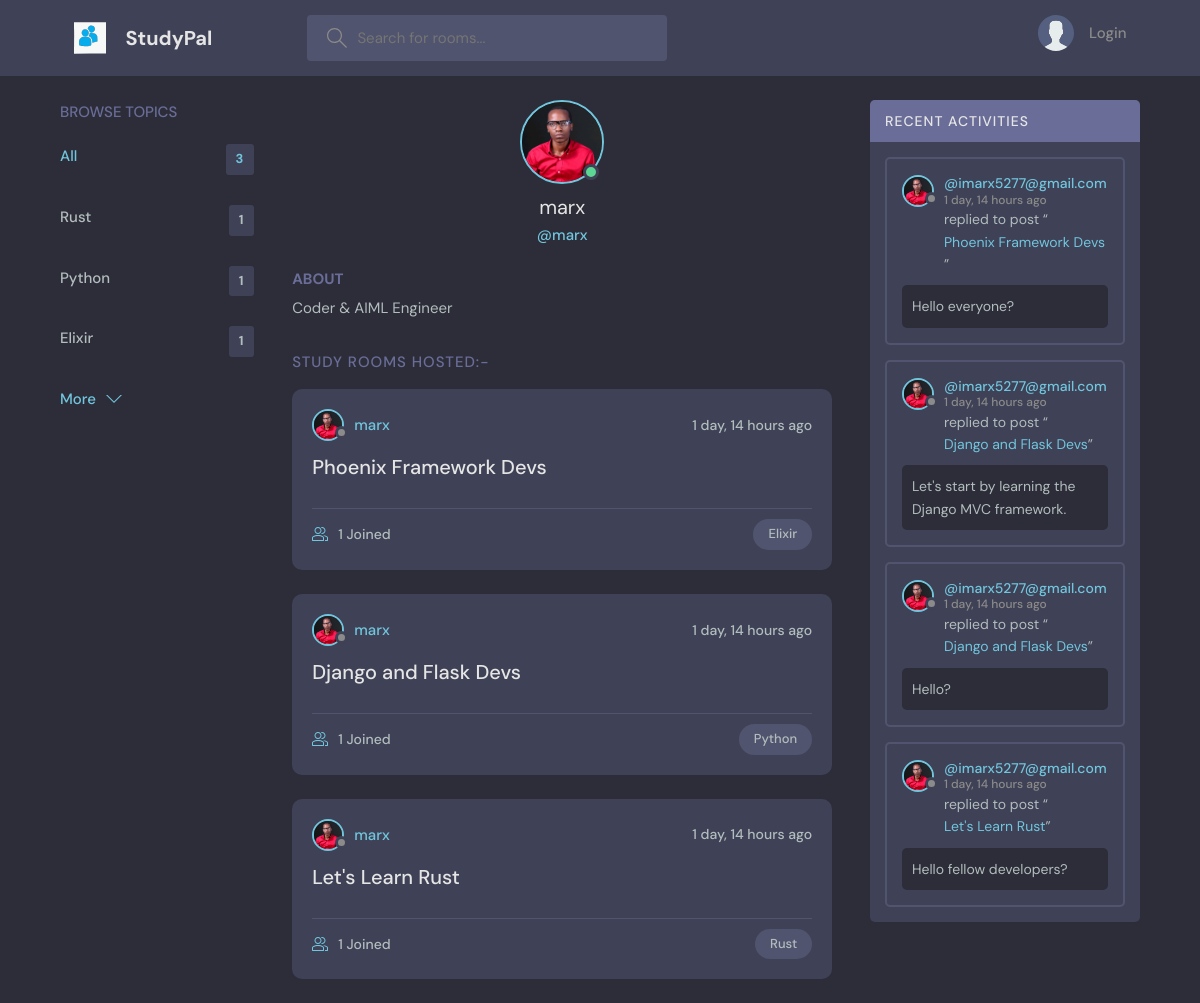
The page /profile/1 on the database as committed earlier.
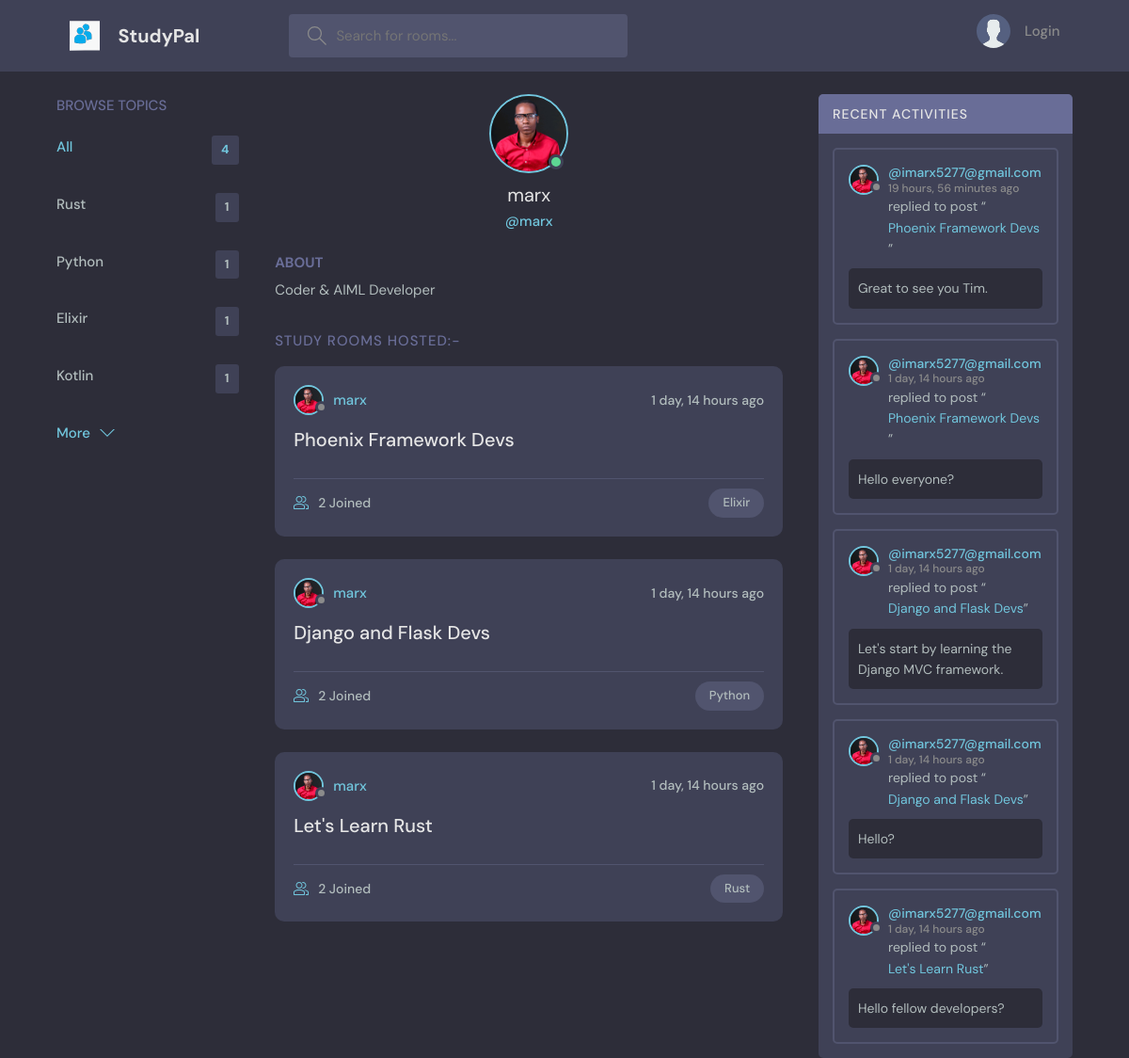
The same page on the database as committed later.
### base/models.py (models this page shows, shortened)
class Topic(models.Model):
    name = models.CharField(max_length=200)

class User(AbstractUser):
    name = models.CharField(max_length=200, null=True)
    email = models.EmailField(unique=True, null=True)
    bio = models.TextField(null=True)
    avatar = models.ImageField(null=True, default="avatar.svg")
    USERNAME_FIELD = 'email'
    REQUIRED_FIELDS = []

class Room(models.Model):
    host = models.ForeignKey(User, on_delete=models.SET_NULL, null=True)
    topic = models.ForeignKey(Topic, on_delete=models.SET_NULL, null=True)
    name = models.CharField(max_length=200)
    description = models.TextField(null = True, blank = True)
    participants = models.ManyToManyField(User, related_name='participants', blank=True)
    updated = models.DateTimeField(auto_now=True)
    created = models.DateTimeField(auto_now_add=True)
    class Meta:
        ordering = ['-updated', '-created']
    def __str__(self):
        return self.name

class Message(models.Model):
    user = models.ForeignKey(User, on_delete=models.CASCADE)
    room = models.ForeignKey(Room, on_delete=models.CASCADE)
    body = models.TextField()
    updated = models.DateTimeField(auto_now=True)
    created = models.DateTimeField(auto_now_add=True)
    class Meta:
        ordering = ['-updated', '-created'] #ordering new messages by the newest

### base/views.py (the view)
# urls.py: path('profile/<str:pk>', views.userProfile, name="user-profile"),
def userProfile(request, pk):
    user = User.objects.get(id=pk)
    rooms = user.room_set.all() # getting all the children of a specific object by using '_set.all()'
    room_messages = user.message_set.all()
    topics = Topic.objects.all() # we need to access all Topics inside of our profile component
    context = {'user': user, 'rooms': rooms, 'room_messages': room_messages, 'topics': topics}
    return render(request, 'base/profile.html', context)

### base/templates/base/profile.html (shortened to what this page needs)
{% extends 'main.html' %}
{% block content %}
  <main class="profile-page layout layout--3">
    <div class="container">
      {% include 'base/topics_component.html' %}
      <div class="roomList">
        <div class="profile">
          <div class="profile__avatar">
            <div class="avatar avatar--large active">
              <img src="{{user.avatar.url}}" />
            </div>
          </div>
          <div class="profile__info">
            <h3>{{user.username}}</h3>
            <p>@{{user.username}}</p>
          </div>
          <div class="profile__about">
            <h3>About</h3>
            <p>
              {{user.bio}}
            </p>
          </div>
        </div>
        <div class="roomList__header">
          <div>
            <h2>Study Rooms Hosted:-
            </h2>
          </div>
        </div>
        {% include 'base/feed_component.html' %}
      </div>
      {% include 'base/activity_component.html' %}
    </div>
  </main>
{% endblock content %}

### templates/main.html (shortened to what this page needs)
<!DOCTYPE html>
{% load static %}
<html lang="en">
  <head>
    <link rel="stylesheet" href="{% static 'styles/style.css' %}" />
  </head>
  <body>
    {% include 'navbar.html' %}
    {% block content %}
    {% endblock %}
  </body>
</html>

### templates/navbar.html (shortened to what this page needs)
{% load static %}
<header class="header header--loggedIn">
    <div class="container">
      <a href="{% url 'home' %}" class="header__logo">
        <img src="{%  static 'images/logo.svg' %}" />
        <h1>StudyPal</h1>
      </a>
      <form class="header__search" method="GET" action="{% url 'home' %}">
        <label>
          <input name="q" placeholder="Search for rooms..." />
        </label>
      </form>
      <nav class="header__menu">
        {% if request.user.is_authenticated %}
        <div class="header__user">
          <a href="{% url 'user-profile' request.user.id %}">
            <div class="avatar avatar--medium active">
              <img src="{{request.user.avatar.url}}" />
            </div>
            <p>{{request.user.username}} <span>@{{request.user.username}}</span></p>
          </a>
          <button class="dropdown-button">
            <svg version="1.1" xmlns="http://www.w3.org/2000/svg" width="32" height="32" viewBox="0 0 32 32">
              <title>chevron-down</title>
              <path d="M16 21l-13-13h-3l16 16 16-16h-3l-13 13z"></path>
            </svg>
          </button>
        </div>
        {% else %}
        <a href="{% url 'login' %}">
          <img src="{%  static 'images/avatar.svg' %}" />
          <p>Login</p>
        </a>
        {% endif %}
      </nav>
    </div>
  </header>

### base/templates/base/topics_component.html
<div class="topics">
    <div class="topics__header">
      <h2>Browse Topics</h2>
    </div>
    <ul class="topics__list">
      <li>
        <a href="{% url 'home' %}" class="active">All<span>{{topics.count}}</span></a>
      </li>
      {% for topic in topics %}
      <li>
        <a href="{% url 'home' %}?q={{topic.name}}">{{topic.name}}<span>{{topic.room_set.all.count}}</span></a>
      </li>
      {% endfor %}
    </ul>
    <a class="btn btn--link" href="{% url 'topics' %}">
      More
      <svg version="1.1" xmlns="http://www.w3.org/2000/svg" width="32" height="32" viewBox="0 0 32 32">
        <title>chevron-down</title>
        <path d="M16 21l-13-13h-3l16 16 16-16h-3l-13 13z"></path>
      </svg>
    </a>
  </div>

### base/templates/base/feed_component.html (shortened to what this page needs)
{% for room in rooms %}
<div class="roomListRoom">
  <div class="roomListRoom__header">
    <a href="{% url 'user-profile' room.host.id %}" class="roomListRoom__author">
      <div class="avatar avatar--small">
        <img src="{{room.host.avatar.url}}" />
      </div>
      <span>{{room.host.username}}</span>
    </a>
    <div class="roomListRoom__actions">
      <span>{{room.created|timesince}} ago</span>
    </div>
  </div>
  <div class="roomListRoom__content">
    <a href="{% url 'room' room.id %}">{{room.name}}</a>
  </div>
  <div class="roomListRoom__meta">
    <a href="{% url 'room' room.id %}" class="roomListRoom__joined">
      {{room.participants.all.count}} Joined
    </a>
    <p class="roomListRoom__topic">{{room.topic.name}}</p>
  </div>
</div>
{% endfor %}

### base/templates/base/activity_component.html (shortened to what this page needs)
<div class="activities">
    <div class="activities__header">
      <h2>Recent Activities</h2>
    </div>
    {% for message in room_messages %}
    <div class="activities__box">
      <div class="activities__boxHeader roomListRoom__header">
        <a href="{% url 'user-profile' message.user.id %}" class="roomListRoom__author">
          <div class="avatar avatar--small">
            <img src="{{message.user.avatar.url}}" />
          </div>
          <p>
            @{{message.user}}
            <span>{{message.created|timesince}} ago</span>
          </p>
        </a>
      </div>
      <div class="activities__boxContent">
        <p>replied to post “<a href="{% url 'room' message.room.id %}">{{message.room}}</a>”</p>
        <div class="activities__boxRoomContent">
          {{message.body}}
        </div>
      </div>
    </div>
    {% endfor %}
  </div>

Rows that differ between the two databases and show on the page:
added Topic: name "Kotlin", room_set.all.count "1"
changed User "marx": bio "Coder & AIML Engineer" → "Coder & AIML Developer"
computed for Room "Phoenix Framework Devs": participants.all.count "1" → "2"
computed for Room "Django and Flask Devs": participants.all.count "1" → "2"
computed for Room "Let's Learn Rust": participants.all.count "1" → "2"
added Message: user.avatar (picture), user "imarx5277@gmail.com", created "19 hours, 56 minutes", room "Phoenix Framework Devs", body "Great to see you Tim."
Other text that changed with them:
{{ topics.count }}: "3" → "4"
